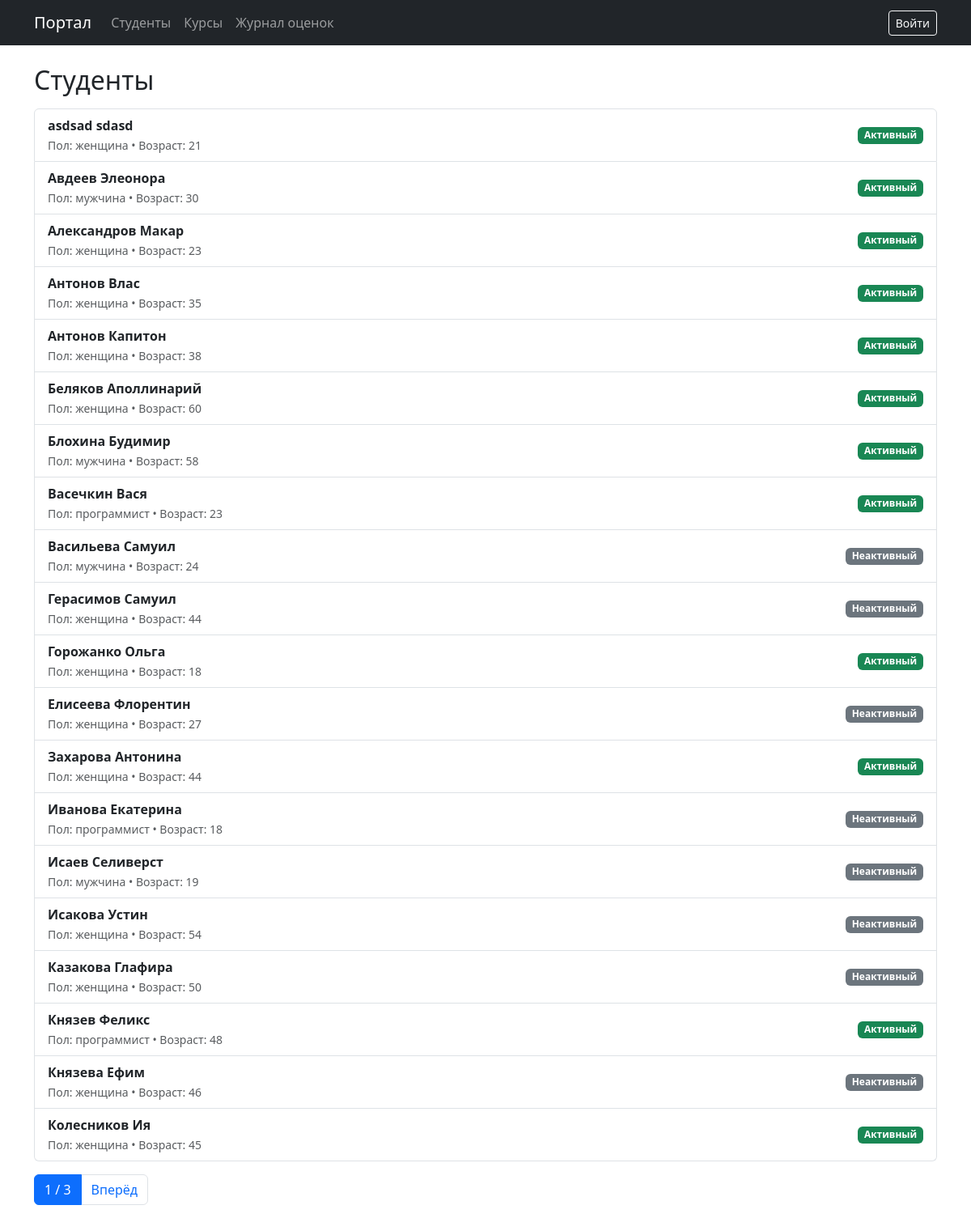
The page /students/ on the database its author committed.
### main/models.py (models this page shows, shortened)
class Student(models.Model):
    name = models.CharField(
        max_length=30,
        verbose_name='Имя',
        null=False,
        blank=False
    )
    surname = models.CharField(
        max_length=30,
        verbose_name='Фамилия'
    )
    age = models.SmallIntegerField(
        null=False,
        blank=False,
        verbose_name='Возраст',
        validators=[MinValueValidator(18), MaxValueValidator(100)]
    )
    sex = models.CharField(
        max_length=20,
        choices=[('m', 'мужчина'), ('f', 'женщина'), ('d', 'программист')],
        verbose_name='Пол'
    )
    active = models.BooleanField(
        verbose_name='Активный'
    )
    course = models.ManyToManyField(
                to='Course',
                blank=True,
                verbose_name="Посещаемые курсы")
    class Meta:
        verbose_name = "Студент"
        verbose_name_plural = "Студенты"
        indexes = [models.Index(fields=['surname'])]
        unique_together = [['name', 'surname']]
        ordering = ["surname"]

### main/views.py (the view)
# urls.py: path('students/', views.StudentListView.as_view(), name='students_list'),
class StudentListView(ListView):
    model = Student
    template_name = 'students/students_list.html'
    context_object_name = 'students'
    paginate_by = 20
    queryset = (
        Student.objects.prefetch_related('course')
        .order_by('surname', 'name')
    )

### main/templates/students/students_list.html (shortened to what this page needs)
{% extends "base.html" %}
{% block content %}
<h2 class="mb-3 d-flex justify-content-between align-items-center">
  Студенты
</h2>
<div class="list-group">
  {% for s in students %}
    <a href="{% url 'main:student_detail' s.pk %}" class="list-group-item list-group-item-action d-flex justify-content-between align-items-center">
      <div>
        <div class="fw-semibold">{{ s.surname }} {{ s.name }}</div>
        <small class="text-muted">Пол: {{ s.get_sex_display }} • Возраст: {{ s.age }}</small>
      </div>
      {% if s.active %}
        <span class="badge bg-success">Активный</span>
      {% else %}
        <span class="badge bg-secondary">Неактивный</span>
      {% endif %}
    </a>
  {% empty %}
    <div class="alert alert-info">Студентов нет.</div>
  {% endfor %}
</div>
{% if is_paginated %}
<nav class="mt-3">
  <ul class="pagination">
    <li class="page-item active"><span class="page-link">{{ page_obj.number }} / {{ page_obj.paginator.num_pages }}</span></li>
    {% if page_obj.has_next %}
      <li class="page-item"><a class="page-link" href="?page={{ page_obj.next_page_number }}">Вперёд</a></li>
    {% endif %}
  </ul>
</nav>
{% endif %}
{% endblock %}

### rows shown on the page
Student: surname "asdsad", name "sdasd", sex "женщина", age "21", active "Активный"
Student: surname "Авдеев", name "Элеонора", sex "мужчина", age "30", active "Активный"
Student: surname "Александров", name "Макар", sex "женщина", age "23", active "Активный"
Student: surname "Антонов", name "Влас", sex "женщина", age "35", active "Активный"
Student: surname "Антонов", name "Капитон", sex "женщина", age "38", active "Активный"
Student: surname "Беляков", name "Аполлинарий", sex "женщина", age "60", active "Активный"
Student: surname "Блохина", name "Будимир", sex "мужчина", age "58", active "Активный"
Student: surname "Васечкин", name "Вася", sex "программист", age "23", active "Активный"
Student: surname "Васильева", name "Самуил", sex "мужчина", age "24", active "Неактивный"
Student: surname "Герасимов", name "Самуил", sex "женщина", age "44", active "Неактивный"
Student: surname "Горожанко", name "Ольга", sex "женщина", age "18", active "Активный"
Student: surname "Елисеева", name "Флорентин", sex "женщина", age "27", active "Неактивный"
Student: surname "Захарова", name "Антонина", sex "женщина", age "44", active "Активный"
Student: surname "Иванова", name "Екатерина", sex "программист", age "18", active "Неактивный"
Student: surname "Исаев", name "Селиверст", sex "мужчина", age "19", active "Неактивный"
Student: surname "Исакова", name "Устин", sex "женщина", age "54", active "Неактивный"
Student: surname "Казакова", name "Глафира", sex "женщина", age "50", active "Неактивный"
Student: surname "Князев", name "Феликс", sex "программист", age "48", active "Активный"
Student: surname "Князева", name "Ефим", sex "женщина", age "46", active "Неактивный"
Student: surname "Колесников", name "Ия", sex "женщина", age "45", active "Активный"

### other values the page prints
{{ page_obj.number }} "1"
{{ page_obj.paginator.num_pages }} "3"
